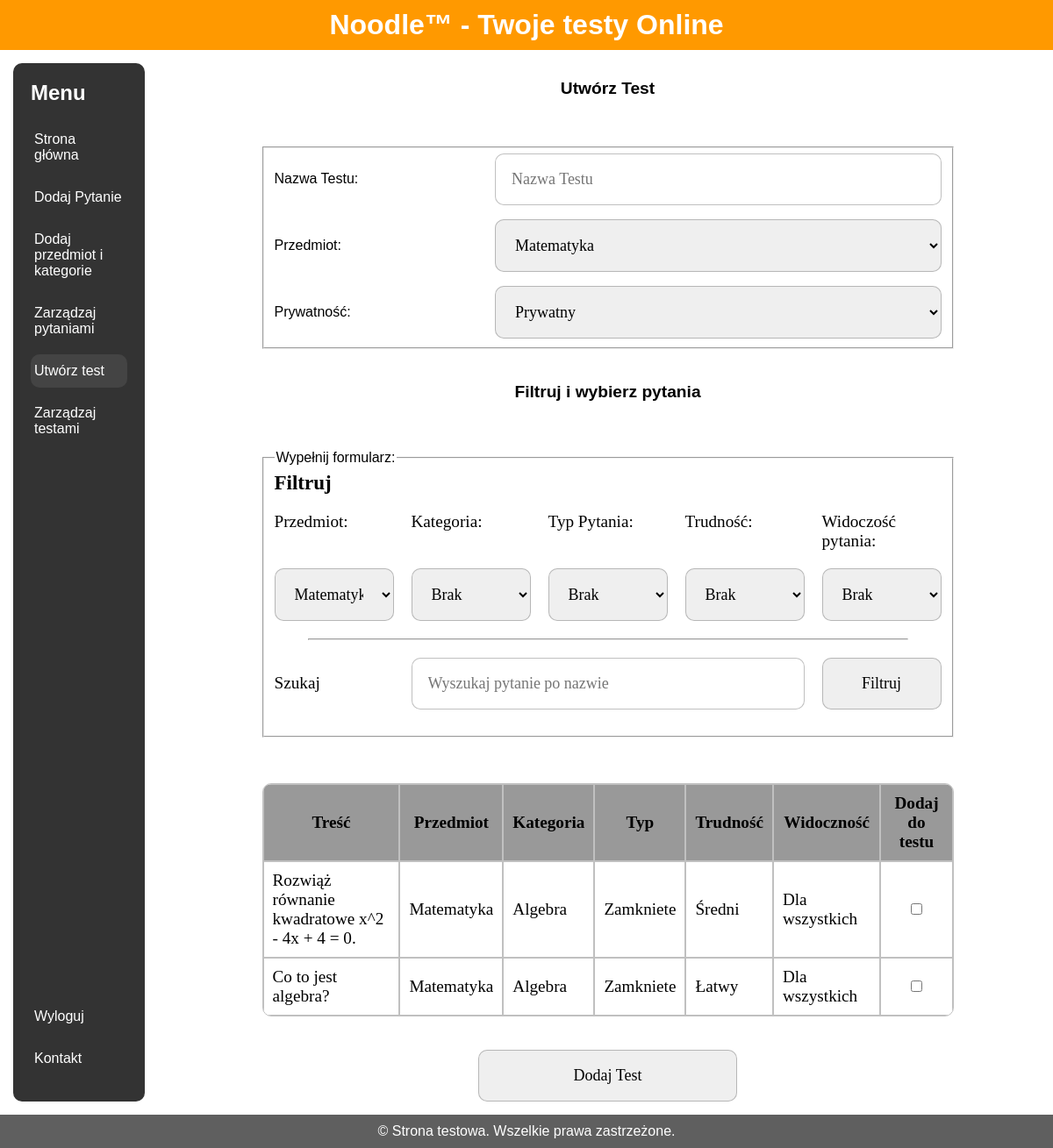
The page /Strona/html/panel_nauczyciela/utworz_test.php?przedmiot=Matematyka (signed in) on the database its author committed.
### tables this page shows
CREATE TABLE `pytania` (
  `id` int(11) NOT NULL,
  `tresc` varchar(1000) NOT NULL,
  `przedmiot_id` int(11) NOT NULL,
  `kategoria_id` int(11) NOT NULL,
  `poziom_id` int(11) NOT NULL,
  `zdjecie` varchar(50) DEFAULT NULL,
  `autor` int(11) NOT NULL,
  `prywatnosc` tinyint(1) NOT NULL,
  `typ_pytania` int(11) NOT NULL
);

CREATE TABLE `przedmioty` (
  `id` int(11) NOT NULL,
  `nazwa` varchar(30) NOT NULL
);

CREATE TABLE `kategoria` (
  `id` int(11) NOT NULL,
  `nazwa` varchar(40) NOT NULL
);

CREATE TABLE `typ_pytania` (
  `id` int(11) NOT NULL,
  `nazwa_typu` varchar(15) NOT NULL
);

CREATE TABLE `poziom` (
  `id` int(11) NOT NULL,
  `trudnosc_nazwa` varchar(10) NOT NULL
);

### Strona/html/panel_nauczyciela/utworz_test.php (the view, shortened to what this page needs)
<!DOCTYPE html>
<html lang="en">
<head>
    <link rel="stylesheet" href="../styles.css">
</head>
<?php
    $servername = "localhost";
    $username = "root";
    $password = "";
    $dbname = "baza";
    $conn = new mysqli($servername, $username, $password, $dbname);
?>
<body>
<div class="wrapper">
    <div class="header-content" id="head">
        <h1>Noodle™ - Twoje testy Online</h1>
    </div>
    <div class="container">
    <div class="sidebar" id="menu">
        <ul>
            <h2>Menu</h2>
            <li><a href="strona_glowna.php" >Strona główna</a></li>
        <li><a href="dodaj.php">Dodaj Pytanie</a></li>
        <li><a href="dodaj_kat.php">Dodaj przedmiot i kategorie</a></li>
        <li><a href="zarz_pyt.php">Zarządzaj pytaniami</a></li>
        <li><a href="utworz_test.php" class="aktualna-strona">Utwórz test</a></li>
        <li><a href="zarz_testami.php">Zarządzaj testami</a></li>
        </ul>
        <ul>
            <li>
                <a href="../logowanie/logout.php">Wyloguj</a>
            </li>
            <li><a href="../kontakt.php">Kontakt</a></li>
        </ul>
    </div>
        <div class="main-content" id="main">
            <div class="haslo" style="justify-content: flex-start;">
                <p style="margin-bottom:1em">Utwórz Test</p>
                <br><br>
                <fieldset style="width: 80%;display:grid;gap:1em">
                    <label for="nazwa_testu" style="grid-column: 1 / 2;align-self:center;">Nazwa Testu:</label>
                    <input type="text" id="nazwa_testu" name="nazwa_testu" placeholder="Nazwa Testu" style="grid-column: 3 / 7;">
                    <label for="przedmiot_testu" style="grid-column: 1 / 2;align-self:center;">Przedmiot:</label>
                    <select id="przedmiot_testu" name="przedmiot_testu" style="grid-column: 3 / 7;" required>
								<?php
									$selected = isset($_GET['przedmiot']) ? $_GET['przedmiot'] : '0';
									$sql = "SELECT * FROM przedmioty";
									$result = $conn->query($sql);
									if ($result->num_rows > 0) {
										while($row = $result->fetch_assoc()) {
											echo '<option value="' . $row['nazwa'] . '" ' . ($selected == $row['nazwa'] ? 'selected' : '') . '>' . $row['nazwa'] . '</option>';
										}
									} else {
										echo '<option value="">Brak przedmiotów</option>';
									}
								?>
					</select>
                    <label for="prywatnosc_testu" style="grid-column: 1 / 2;align-self:center;">Prywatność:</label>
                    <select id="prywatnosc_testu" style="grid-column: 3/7" name="prywatnosc_testu">
                        <option value="1">Prywatny</option>
                    </select>
                </fieldset>
                <p style="margin-top:2em;margin-bottom:1em">Filtruj i wybierz pytania</p>
					<br><br>
					<fieldset style="width: 80%;margin-bottom:1em">
						<legend>Wypełnij formularz:</legend>
						<form action="" method="GET" class="zarzadzaj">
							<p class="mid-width" style="grid-column: 1 / 3;">Filtruj</p>
							<p class="mid-width" style="grid-column: 4 / 6;"></p>
							<label for="przedmiot">Przedmiot:</label>
							<label for="kategoria">Kategoria:</label>
							<label for="typ">Typ Pytania:</label>
							<label for="poziom">Trudność:</label>
							<label for="prywatnosc">Widoczość pytania:</label>
							<select id="przedmiot" name="przedmiot">
								<?php
									$selected = isset($_GET['przedmiot']) ? $_GET['przedmiot'] : '0';
									$sql = "SELECT * FROM przedmioty";
									$result = $conn->query($sql);
									if ($result->num_rows > 0) {
										while($row = $result->fetch_assoc()) {
											echo '<option value="' . $row['nazwa'] . '" ' . ($selected == $row['nazwa'] ? 'selected' : '') . '>' . $row['nazwa'] . '</option>';
										}
									} else {
										echo '<option value="">Brak przedmiotów</option>';
									}
								?>
							</select>
							<select id="kategoria" name="kategoria">
								<?php
									$selected = isset($_GET['kategoria']) ? $_GET['kategoria'] : '0';
									echo '<option value="0" ' . ($selected == '0' ? 'selected' : '') . '>Brak</option>';
								?>
							</select>
							<select id="typ" name="typ">
								<?php
									$selected = isset($_GET['typ']) ? $_GET['typ'] : '0';
									echo '<option value="0" ' . ($selected == '0' ? 'selected' : '') . '>Brak</option>';
								?>
							</select>
							<select id="poziom" name="poziom">
								<?php
									$selected = isset($_GET['poziom']) ? $_GET['poziom'] : '0';
									echo '<option value="0" ' . ($selected == '0' ? 'selected' : '') . '>Brak</option>';
								?>
							</select>
							<select id="prywatnosc" name="prywatnosc">
								<option value="0">Brak</option>
							</select>
							<hr class="full-width" style="width: 90%; margin: auto;">
							<label for="tresc" style="align-self: center;">Szukaj</label>
							<?php
								$selected = isset($_GET['tresc']) ? $_GET['tresc'] : '';
								echo '<input type="text" id="tresc" name="tresc" placeholder="Wyszukaj pytanie po nazwie" value="' . $selected . '" style="grid-column: 2 / 5;" >';
							?>
							<input type="submit" style="grid-column: 5 / 6;" value="Filtruj">
						</form>
					</fieldset>
					<br>
                <br>
                <div class="pytania">
                    <form id="question-form"style="display: block;width:100%">
                        <table style="width: 100%;">
                            <thead>
                            <tr>
                                <th class="szerokie">Treść</th>
                                <th>Przedmiot</th>
                                <th>Kategoria</th>
                                <th>Typ</th>
                                <th>Trudność</th>
                                <th>Widoczność</th>
                                <th>Dodaj do testu</th>
                            </tr>
                            </thead>
                            <tbody>
                            <?php
                            $servername = "localhost";
                            $username = "root";
                            $password = "";
                            $dbname = "baza";
                            $conn = new mysqli($servername, $username, $password, $dbname);
                            $sql = "SELECT pytania.id, pytania.tresc, przedmioty.nazwa AS przedmiot, kategoria.nazwa AS kategoria, typ_pytania.nazwa_typu AS typ, poziom.trudnosc_nazwa AS trudnosc, pytania.prywatnosc AS widocznosc
                                    FROM Pytania
                                    INNER JOIN Przedmioty ON pytania.przedmiot_id = przedmioty.id
                                    INNER JOIN Kategoria ON pytania.kategoria_id = kategoria.id
                                    INNER JOIN Typ_pytania ON pytania.typ_pytania = typ_pytania.id
                                    INNER JOIN Poziom ON pytania.poziom_id = poziom.id
                                    WHERE 1=1";
                            if (!empty($_GET['przedmiot'])) {
                                $sql .= " AND przedmioty.nazwa LIKE '%" . $_GET['przedmiot'] . "%'";
                            }
                            $result = $conn->query($sql);
                            if ($result->num_rows > 0) {
                                while ($row = $result->fetch_assoc()) {
                                    echo '<tr id="' . $row['id'] . '">
                                            <td>' . $row['tresc'] . '</td>
                                            <td>' . $row['przedmiot'] . '</td>
                                            <td>' . $row['kategoria'] . '</td>
                                            <td>' . $row['typ'] . '</td>
                                            <td>' . $row['trudnosc'] . '</td>
                                            <td>' . ($row['widocznosc'] === 'tylkoja' ? 'Tylko dla mnie' : 'Dla wszystkich') . '</td>
                                            <td style="text-align:center;"><input type="checkbox" name="question_ids[]" value="' . $row['id'] . '"></td>
                                          </tr>';
                                }
                            } else {
                                echo '<tr><td colspan="7">Brak pytań do wyświetlenia.</td></tr>';
                            }
                            ?>
                            </tbody>
                        </table>
                    </form>
                </div>
                <br>
                <button id="add-test-button" style="padding: 1em;font-family: calibri;width: 30%;font-size: large;border: 1px solid #70707070;border-radius: 10px;">Dodaj Test</button>
            </div>
        </div>
    </div>
    <div class="footer" id="stopka">
        <p>&copy; Strona testowa. Wszelkie prawa zastrzeżone.</p>
    </div>
</div>
</body>
</html>

### Strona/html/styles.css (style rules this page uses)
* { box-sizing: border-box; margin: 0; }
body { font-family: Arial, sans-serif; display: flex; min-height: 100vh; flex-direction: column; }
.header-content { background-color: #ff9900; color: #fff; padding: 10px 0; text-align: center; position: sticky; width: 100%; top: 0; z-index: 1000; }
.header-content h1 { margin: 0; }
.wrapper { flex: 1; display: flex; flex-direction: column; }
.container { display: flex; flex: 1; align-items: flex-start; }
.sidebar { display: flex; flex-direction: column; background-color: #333; color: #fff; position: sticky; width: 12%; min-width: 150px; padding: 20px; margin: 15px; margin-right: 20px; border-radius: 10px; top: 0px; left: 0; height: auto; z-index: 900; overflow-y: auto; justify-content: space-between; }
.sidebar h2 { margin-bottom: 20px; }
.sidebar ul { list-style-type: none; padding: 0; margin-bottom: 0; }
.sidebar ul li { margin-bottom: 10px; }
.sidebar ul li a { color: #fff; text-decoration: none; display: block; padding: 10px 4px; }
.aktualna-strona { background-color: #444; border-radius: 10px; }
.main-content { display: flex; flex: 1; flex-direction: column; justify-content: center; padding: 15px; flex-wrap: wrap; }
.footer { background-color: #5f5f5f; color: #fff; text-align: center; padding: 10px 0; }
form { display: grid; grid-template-columns: 1fr 1fr; gap: 20px; margin-bottom: 20px; font-family: calibri; font-size: larger; }
.full-width { grid-column: 1 / 3; position: relative; height: 100%; }
.haslo { display: flex; align-items: center; justify-content: center; min-width: 300px; flex-direction: column; }
.haslo > p { font-weight: bold; font-size: larger; }
input,textarea { padding: 1em; font-family: calibri; width: 100%; font-size: large; border: 1px solid #70707070; resize: vertical; border-radius:10px; }
table { position: relative; border-spacing: 0; font-family: calibri; z-index: 2; border: solid 1px #70707070; border-radius: 10px; overflow: hidden; }
td, th { padding: 10px; border: solid 1px #70707070; background-clip: padding-box; }
td { background-color: white; }
th { background-color: #999; }
.pytania { width: 80%; display: flex; align-items: center; justify-content: center; min-width: 300px; flex-direction: column; }
.zarzadzaj { display: grid; grid-template-columns: 1fr 1fr 1fr 1fr 1fr; gap: 20px; margin-bottom: 20px; font-family: calibri; font-size: larger; }
.zarzadzaj > .full-width { grid-column: 1 / 6; position: relative; height: 100%; }
.zarzadzaj > .mid-width { position: relative; height: 100%; font-weight: bolder; font-size: larger; }
select { padding: 1em; font-family: calibri; width: 100%; font-size: large; border: 1px solid #70707070; resize: vertical; border-radius: 10px; }

### rows shown on the page
pytania: tresc "Rozwiąż równanie kwadratowe x^2 - 4x + 4 = 0.", przedmiot.nazwa "Matematyka", kategoria.nazwa "Algebra", typ_pytania.nazwa_typu "Zamkniete", poziom.trudnosc_nazwa "Średni", prywatnosc "Dla wszystkich"
pytania: tresc "Co to jest algebra?", przedmiot.nazwa "Matematyka", kategoria.nazwa "Algebra", typ_pytania.nazwa_typu "Zamkniete", poziom.trudnosc_nazwa "Łatwy", prywatnosc "Dla wszystkich"

### other values the page prints
form field przedmiot_testu "Matematyka"
form field przedmiot "Matematyka"
